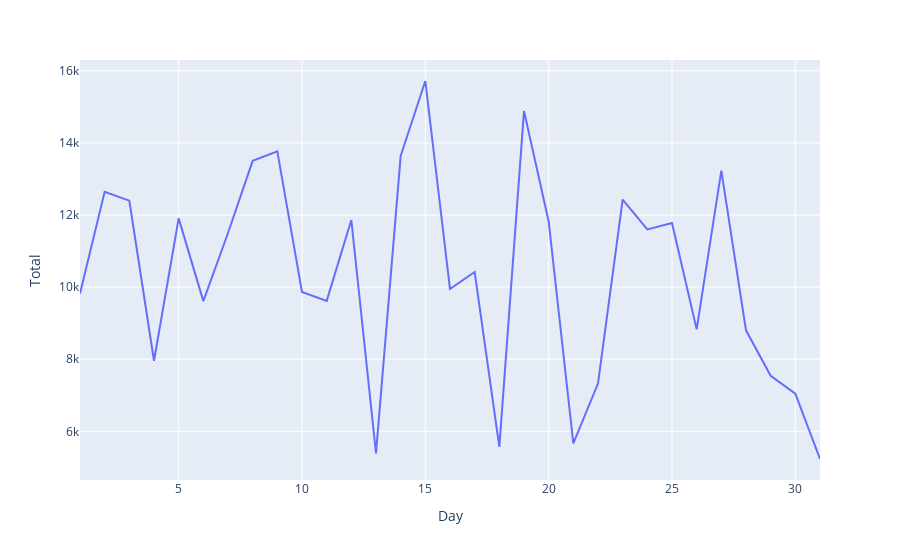

Here is the notebook cell this chart was saved with:
### Code cell
fig = px.line(day_sales_df, x='Day', y="Total")
fig.show()

### Figure 1 — Plotly figure (JSON) as saved in the notebook; plotly's stock layout.template omitted (floating-point values rounded to 4 significant figures)
{"data": [{"hovertemplate": "Day=%{x}<br>Total=%{y}<extra></extra>", "legendgroup": "", "line": {"color": "#636efa", "dash": "solid"}, "marker": {"symbol": "circle"}, "mode": "lines", "name": "", "orientation": "v", "showlegend": false, "type": "scatter", "x": [1, 2, 3, 4, 5, 6, 7, 8, 9, 10, 11, 12, 13, 14, 15, 16, 17, 18, 19, 20, 21, 22, 23, 24, 25, 26, 27, 28, 29, 30, 31], "xaxis": "x", "y": [9824.0, 12650.0, 12400.0, 7958.0, 11910.0, 9612.0, 11500.0, 13500.0, 13770.0, 9865.0, 9618.0, 11860.0, 5390.0, 13640.0, 15720.0, 9947.0, 10420.0, 5569.0, 14880.0, 11820.0, 5663.0, 7326.0, 12430.0, 11600.0, 11780.0, 8828.0, 13230.0, 8801.0, 7540.0, 7045.0, 5232.0], "yaxis": "y"}], "layout": {"legend": {"tracegroupgap": 0}, "margin": {"t": 60}, "xaxis": {"anchor": "y", "domain": [0, 1], "title": {"text": "Day"}}, "yaxis": {"anchor": "x", "domain": [0, 1], "title": {"text": "Total"}}}}
